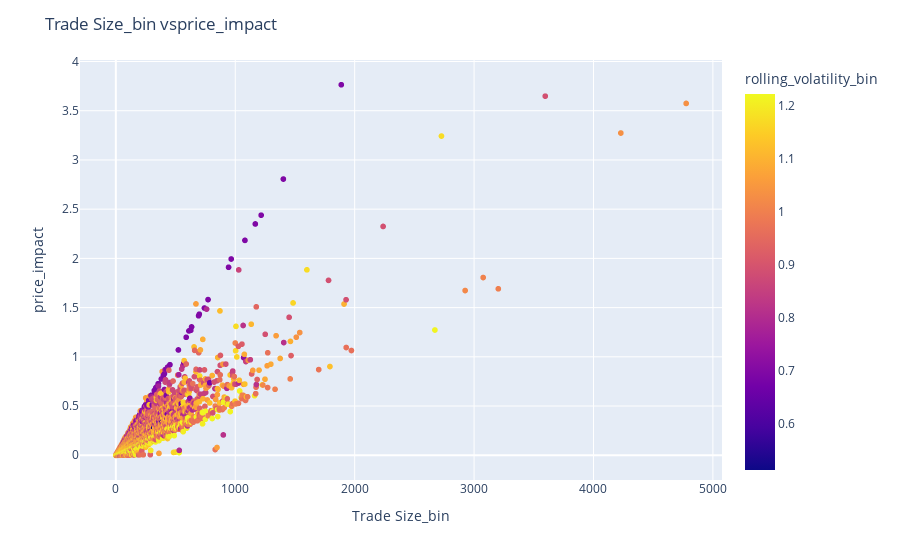
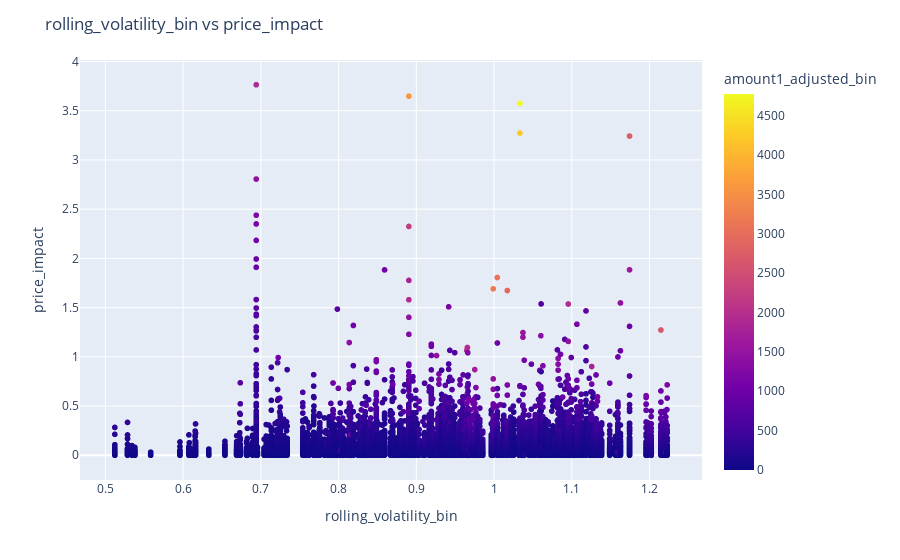

The cell these charts' notebook holds for them, in order:
### Code cell
ols1 = gen_multi_var_reg(eth_usdc_0_05_df,x_vars=["rolling_volatility","amount1_adjusted"],y_var=["price_impact"])
intercept = ols1.params[0]  # This is the intercept (often denoted as 'b0')
slopes = ols1.params[1:]    # These are the slopes (coefficients for the predictors, 'b1', 'b2', ...)
print("rsquared",ols1.rsquared)
print("rsquared_adj",ols1.rsquared_adj)
print("intercept",intercept)
print("slopes",slopes)

p,cov = lin_reg(eth_usdc_0_05_df, x_var="amount1_adjusted", y_var="price_impact",name="Trade Size vs Price Impact",color_var="rolling_volatility")
slope = p[0]
intercept = p[1]
errors = np.sqrt(np.diag(cov))
y_fit = slope * eth_usdc_0_05_df["amount1_adjusted"] + intercept

p,cov = lin_reg(eth_usdc_0_05_df, x_var="new_cross_impact", y_var="price_impact",name="Trade Size x Volatility vs Price Impact",color_var="unix_timestamp")
slope = p[0]
intercept = p[1]
errors = np.sqrt(np.diag(cov))
y_fit = slope * eth_usdc_0_05_df["new_cross_impact"] + intercept

plot_3d_relationships(df=eth_usdc_0_3_df,x_var="amount1_adjusted",y_var="rolling_volatility",z_var="price_impact")

### Figure 1 — Plotly figure (JSON) as saved in the notebook; plotly's stock layout.template omitted (floating-point values rounded to 4 significant figures; data arrays with more than 128 entries replaced by an {"elided": "..."} marker saying what was removed)
{"data": [{"hovertemplate": "amount1_adjusted_bin=%{x}<br>price_impact=%{y}<br>rolling_volatility_bin=%{marker.color}<extra></extra>", "legendgroup": "", "marker": {"color": {"elided": "23800 float values"}, "coloraxis": "coloraxis", "symbol": "circle"}, "mode": "markers", "name": "", "showlegend": false, "type": "scattergl", "x": {"elided": "23800 int values"}, "xaxis": "x", "y": {"elided": "23800 float values"}, "yaxis": "y"}], "layout": {"coloraxis": {"colorbar": {"title": {"text": "rolling_volatility_bin"}}, "colorscale": [[0, "#0d0887"], [0.1111, "#46039f"], [0.2222, "#7201a8"], [0.3333, "#9c179e"], [0.4444, "#bd3786"], [0.5556, "#d8576b"], [0.6667, "#ed7953"], [0.7778, "#fb9f3a"], [0.8889, "#fdca26"], [1, "#f0f921"]]}, "legend": {"tracegroupgap": 0}, "margin": {"t": 60}, "title": {"text": "Trade Size_bin vsprice_impact"}, "xaxis": {"anchor": "y", "domain": [0, 1], "title": {"text": "Trade Size_bin"}, "type": "linear"}, "yaxis": {"anchor": "x", "domain": [0, 1], "title": {"text": "price_impact"}, "type": "linear"}}}

### Figure 2 — Plotly figure (JSON) as saved in the notebook; plotly's stock layout.template omitted (floating-point values rounded to 4 significant figures; data arrays with more than 128 entries replaced by an {"elided": "..."} marker saying what was removed)
{"data": [{"hovertemplate": "rolling_volatility_bin=%{x}<br>price_impact=%{y}<br>amount1_adjusted_bin=%{marker.color}<extra></extra>", "legendgroup": "", "marker": {"color": {"elided": "23800 int values"}, "coloraxis": "coloraxis", "symbol": "circle"}, "mode": "markers", "name": "", "showlegend": false, "type": "scattergl", "x": {"elided": "23800 float values"}, "xaxis": "x", "y": {"elided": "23800 float values"}, "yaxis": "y"}], "layout": {"coloraxis": {"colorbar": {"title": {"text": "amount1_adjusted_bin"}}, "colorscale": [[0, "#0d0887"], [0.1111, "#46039f"], [0.2222, "#7201a8"], [0.3333, "#9c179e"], [0.4444, "#bd3786"], [0.5556, "#d8576b"], [0.6667, "#ed7953"], [0.7778, "#fb9f3a"], [0.8889, "#fdca26"], [1, "#f0f921"]]}, "legend": {"tracegroupgap": 0}, "margin": {"t": 60}, "title": {"text": "rolling_volatility_bin vs price_impact"}, "xaxis": {"anchor": "y", "domain": [0, 1], "title": {"text": "rolling_volatility_bin"}, "type": "linear"}, "yaxis": {"anchor": "x", "domain": [0, 1], "title": {"text": "price_impact"}, "type": "linear"}}}
